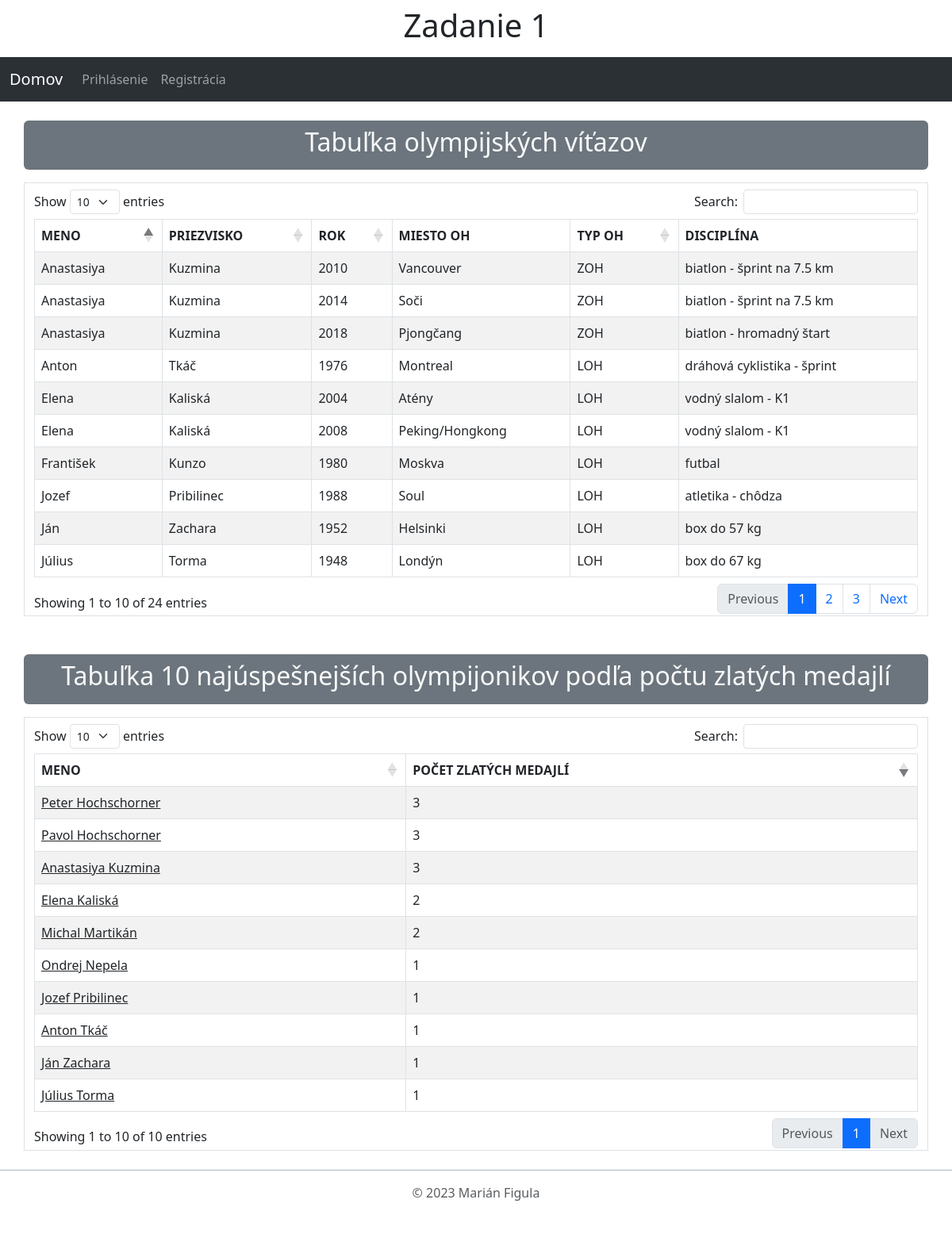
The page / on the database its author committed.
### tables this page shows
CREATE TABLE `ranking` (
  `id` int UNSIGNED NOT NULL,
  `person_id` int UNSIGNED NOT NULL,
  `game_id` int UNSIGNED NOT NULL,
  `placing` smallint NOT NULL,
  `discipline` varchar(50) NOT NULL
);

CREATE TABLE `person` (
  `id` int UNSIGNED NOT NULL,
  `name` varchar(30) NOT NULL,
  `surname` varchar(30) NOT NULL,
  `birth_day` date NOT NULL,
  `birth_place` varchar(50) NOT NULL,
  `birth_country` varchar(50) NOT NULL,
  `death_day` date DEFAULT NULL,
  `death_place` varchar(50) DEFAULT NULL,
  `death_country` varchar(50) DEFAULT NULL
);

CREATE TABLE `game` (
  `id` int UNSIGNED NOT NULL,
  `type` varchar(10) NOT NULL,
  `year` smallint NOT NULL,
  `game_order` tinyint UNSIGNED NOT NULL,
  `city` varchar(50) NOT NULL,
  `country` varchar(50) NOT NULL
);

### index.php (the view, shortened to what this page needs)
<?php
require_once('config.php');
try {
    $db = new PDO("mysql:host=$hostname;dbname=$dbname", $username, $password);
    $db->setAttribute(PDO::ATTR_ERRMODE, PDO::ERRMODE_EXCEPTION);
    $query_oh_winners = "SELECT p.name, p.surname, g.year, g.city, g.type, r.discipline FROM person AS p JOIN ranking as r ON p.id=r.person_id JOIN game as g ON g.id=r.game_id WHERE r.placing=1";
    $stmt = $db->query($query_oh_winners);
    $results = $stmt->fetchAll(PDO::FETCH_ASSOC);
    $query_top_ten = "SELECT concat(p.name, ' ', p.surname) AS 'name', COUNT(r.placing) AS 'počet zlatých medajlí' FROM person AS p JOIN ranking as r ON p.id=r.person_id WHERE r.placing = 1 GROUP BY p.id ORDER BY COUNT(*) DESC LIMIT 10";
    $stmt2 = $db->query($query_top_ten);
    $results2 = $stmt2->fetchAll(PDO::FETCH_ASSOC);
} catch (PDOException $e) {
    echo $e->getMessage();
}
?>
<!doctype html>
<html lang="sk">
<head>
    <link href="https://cdn.jsdelivr.net/npm/bootstrap@5.3.0-alpha1/dist/css/bootstrap.min.css" rel="stylesheet">
    <link rel="stylesheet" href="https://cdn.datatables.net/1.13.2/css/dataTables.bootstrap5.min.css">
</head>
<body>
<div class="d-flex pt-2 justify-content-center"><h1>Zadanie 1</h1></div>
<header class="mb-3 mt-2" >
    <nav class="navbar navbar-expand-lg bg-body-tertiary" data-bs-theme="dark">
        <div class="container-fluid">
            <a class="navbar-brand" href="#" data-bs-toggle="modal" data-bs-target="#exampleModal">Domov</a>
            <div class="collapse navbar-collapse" id="navbarNavDropdown">
                <ul class="navbar-nav">
                    <li class="nav-item">
                        <a class="nav-link" aria-current="page" href="login.php">Prihlásenie</a>
                    </li>
                    <li class="nav-item">
                        <a class="nav-link" aria-current="page" href="register.php">Registrácia</a>
                    </li>
                </ul>
            </div>
        </div>
    </nav>
</header>
<div class="container-md d-flex rounded-2 p-2 justify-content-center mb-3 mt-4 bg-secondary text-light">
    <h2>Tabuľka olympijských víťazov</h2>
</div>
<div class="container-md border pt-2 mb-3 table-responsive">
    <table class="table table-bordered table-striped" id="sk-oh-winners">
        <thead>
        <tr>
            <th>MENO</th>
            <th>PRIEZVISKO</th>
            <th>ROK</th>
            <th>MIESTO OH</th>
            <th>TYP OH</th>
            <th>DISCIPLÍNA</th>
        </tr>
        </thead>
        <tbody>
        <?php
        foreach ($results as $result){
            echo "<tr><td>" . $result["name"] . "</td><td>" . $result["surname"] . "</td><td>" . $result["year"] .
                "</td><td>" . $result["city"] . "</td><td>" . $result["type"] . "</td><td>" .
                $result["discipline"] . "</td></tr>";
        }
        ?>
        </tbody>
    </table>
</div>
<div class="container-md d-flex rounded-2 p-2 justify-content-center p-1 mb-3 mt-5 bg-secondary text-light">
    <h2>Tabuľka 10 najúspešnejších olympijonikov podľa počtu zlatých medajlí</h2>
</div>
<div class="container-md table-responsive border pt-2 mb-4">
<table class="table table-bordered table-striped" id="top-ten-by-gold-medals">
    <thead>
    <tr>
        <th>MENO</th>
        <th>POČET ZLATÝCH MEDAJLÍ</th>
    </tr>
    </thead>
    <tbody>
<?php
    foreach ($results2 as $result){
        $name = $result["name"];
        echo "<tr><td><a href='person-detail.php?varname=$name' class='link-dark' >" . $name . "</a></td><td>" . $result["počet zlatých medajlí"] . "</td></tr>";
    }
?>
    </tbody>
</table>
</div>
<footer class="d-flex justify-content-center py-3 my-4 mt-4 border-top border-dark-subtle">
        <span class="text-muted">© 2023 Marián Figula</span>
</footer>
</body>
</html>

### rows shown on the page
ranking: person.name "Elena", person.surname "Kaliská", game.year "2004", game.city "Atény", game.type "LOH", discipline "vodný slalom - K1"
ranking: person.name "Elena", person.surname "Kaliská", game.year "2008", game.city "Peking/Hongkong", game.type "LOH", discipline "vodný slalom - K1"
ranking: person.name "Anastasiya", person.surname "Kuzmina", game.year "2010", game.city "Vancouver", game.type "ZOH", discipline "biatlon - šprint na 7.5 km"
ranking: person.name "Anastasiya", person.surname "Kuzmina", game.year "2014", game.city "Soči", game.type "ZOH", discipline "biatlon - šprint na 7.5 km"
ranking: person.name "Anastasiya", person.surname "Kuzmina", game.year "2018", game.city "Pjongčang", game.type "ZOH", discipline "biatlon - hromadný štart"
ranking: person.name "Jozef", person.surname "Pribilinec", game.year "1988", game.city "Soul", game.type "LOH", discipline "atletika - chôdza"
ranking: person.name "Anton", person.surname "Tkáč", game.year "1976", game.city "Montreal", game.type "LOH", discipline "dráhová cyklistika - šprint"
ranking: person.name "Ján", person.surname "Zachara", game.year "1952", game.city "Helsinki", game.type "LOH", discipline "box do 57 kg"
ranking: person.name "Július", person.surname "Torma", game.year "1948", game.city "Londýn", game.type "LOH", discipline "box do 67 kg"
ranking: person.name "František", person.surname "Kunzo", game.year "1980", game.city "Moskva", game.type "LOH", discipline "futbal"

### other values the page prints
$name "Peter Hochschorner"
$result["počet zlatých medajlí"] "3"
$name "Pavol Hochschorner"
$name "Anastasiya Kuzmina"
$name "Elena Kaliská"
$result["počet zlatých medajlí"] "2"
$name "Michal Martikán"
$name "Ondrej Nepela"
$result["počet zlatých medajlí"] "1"
$name "Jozef Pribilinec"
$name "Anton Tkáč"
$name "Ján Zachara"
$name "Július Torma"
